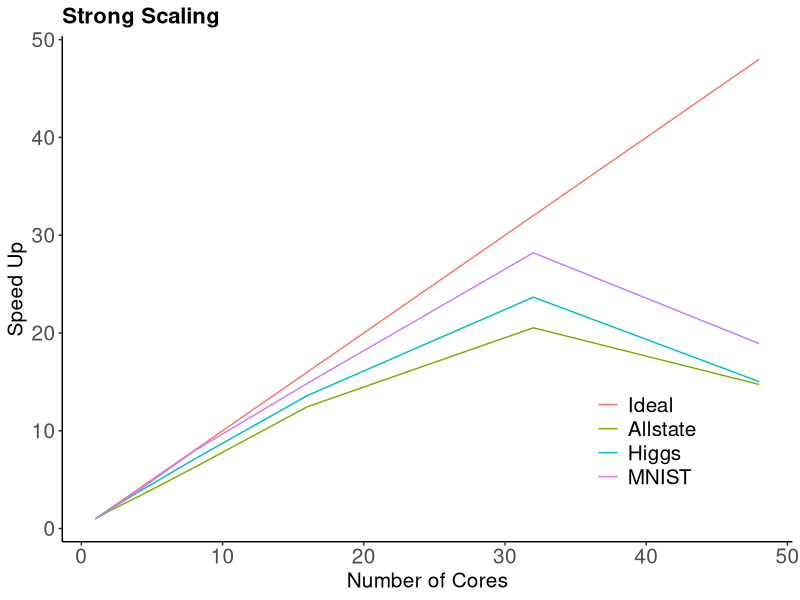

Generate this figure with R:
# ---
# title: "Test speed-up and scale-up of R-Rerf against xg and ranger"
# author: "James Browne"
# date: "Oct 10 2017"
# output: html_document
# ---
library(ggplot2)
library(plyr)

data_summary <- function(data, varname, groupnames){
      require(plyr)
  summary_func <- function(x, col){
          c(mean = mean(x[[col]], na.rm=TRUE),
                  sd = sd(x[[col]], na.rm=TRUE))
    }
    data_sum<-ddply(data, groupnames, .fun=summary_func,
                                      varname)
    data_sum <- rename(data_sum, c("mean" = varname))
     return(data_sum)
}


mydatamnist <- read.csv(file="figure7mnist.csv", header=FALSE)
mydatamnist <- data_summary(mydatamnist,varname="V2",groupnames=c("V1"))
mydatamnist$V4 <- "MNIST"

mydatahiggs <- read.csv(file="figure7higgs.csv", header=FALSE)
mydatahiggs <- data_summary(mydatahiggs,varname="V2",groupnames=c("V1"))
mydatahiggs$V4 <-  "Higgs"

mydataallstate <- read.csv(file="figure7allstate.csv", header=FALSE)
mydataallstate <- data_summary(mydataallstate,varname="V2",groupnames=c("V1"))
mydataallstate$V4 <- "Allstate"

mydata <- rbind(mydatamnist, mydatahiggs, mydataallstate)

mydata <- mydata[mydata$V1 != 64, ]

mydata$V1 <- as.numeric(mydata$V1)
mydata$V2 <- as.numeric(mydata$V2)


for(z in unique(mydata$V4)){
base <- mydata[(mydata$V1 == 1)&(mydata$V4==z) ,]$V2
q <- mydata$V4==z
mydata$V5[q] <- base / mydata$V2[q]
}


for(z in unique(mydata$V1)){
mydata <- rbind(c(z,z,z,"Ideal",z),mydata )
}

mydata$V4 <- factor(mydata$V4, levels=c("Ideal","Allstate","Higgs","MNIST"))
mydata$V2 <- as.numeric(mydata$V2)
#mydata$V4 <- as.numeric(mydata$V4)
mydata$V5 <- as.numeric(mydata$V5)
mydata$V1 <- as.numeric(mydata$V1)


if(max(mydata$V1 >= 16)){
mnistAhmNum8 <- mydata[(mydata$V1 == 8)&(mydata$V4=="mnist") ,]$V2
mnistAhmNum16 <- mydata[(mydata$V1 == 16)&(mydata$V4=="mnist") ,]$V2
mnistAhm <- 2-2/(mnistAhmNum8/mnistAhmNum16)

higgsAhmNum8 <- mydata[(mydata$V1 == 8)&(mydata$V4=="higgs") ,]$V2
higgsAhmNum16 <- mydata[(mydata$V1 == 16)&(mydata$V4=="higgs") ,]$V2
higgsAhm <- 2-2/(higgsAhmNum8/higgsAhmNum16)

allstateAhmNum8 <- mydata[(mydata$V1 == 8)&(mydata$V4=="allstate") ,]$V2
allstateAhmNum16 <- mydata[(mydata$V1 == 16)&(mydata$V4=="allstate") ,]$V2
allstateAhm <- 2-2/(allstateAhmNum8/allstateAhmNum16)

}

leg <- theme(legend.text = element_text(size = 15), legend.title=element_blank(), plot.title = element_text(size = 16,  face="bold"), plot.subtitle = element_text(size = 12),axis.title.x = element_text(size=15), axis.text.x = element_text(size=15), axis.title.y = element_text(size=15), axis.text.y = element_text(size=15))

p <- ggplot(mydata,aes(x=V1, y=V5, group=V4, color=V4))+geom_line()

p <- p + labs(title = "Strong Scaling") 
p <- p + theme_classic() + leg
p <- p + labs(x = "Number of Cores", y = "Speed Up")
    p <- p + theme(legend.position = c(.8,.2))

p <- p + geom_text(x = 15, y =60 , color="black", size=5, label =paste("Amdahl Number(c=8to16)\nMNIST: ",signif(mnistAhm, digits=2),"\nAllstate: ", signif(allstateAhm, digits=2), "\nHiggs: ", signif(higgsAhm,digits=2)))

p <- p +scale_color_discrete(name="Dataset")

png(file="figure7.png")
print(p)
dev.off()

